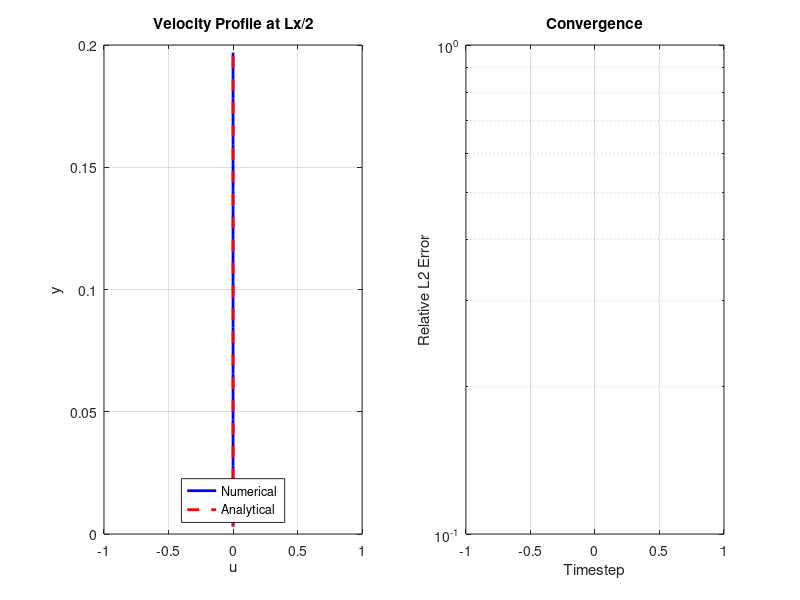

Write MATLAB code to recreate this figure. (Note: this script raises an error after producing the figure.)
clc; clear;

x=32;
y=32;
Lx=1;
Ly=.2;
dx=Lx/x;
dy=Ly/y;

visc=.05;
U0=10;                % Amplitude
f=5 ;               % Frequency (Hz)
omega=2*pi*f;     % Angular frequency

Ub=0;                 % Bottom wall velocity (stationary)

CFL=0.5;
dt1=1e6;
dt2=CFL*min(dx, dy)/abs(U0);
dt=0.9*min(dt1, dt2)


[X, Y]=meshgrid(dx/2:dx:Lx-dx/2, dy/2:dy:Ly-dy/2);

y_ib=Ly*ones(1, x);
x_ib=linspace(dx/2, Lx-dx/2, x);

u =zeros(y+2, x+2);
v =zeros(y+2, x+2);
ut=zeros(y+2, x+2);
vt=zeros(y+2, x+2);
p =zeros(y+2, x+2);

fx=zeros(y+2, x+2);
fy=zeros(y+2, x+2);

% Plot setup
figure;
subplot(1,2,1);
prof_line=plot(zeros(y,1), linspace(dy/2,Ly-dy/2,y), 'b-', 'LineWidth', 2); hold on;
anal_line=plot(zeros(y,1), linspace(dy/2,Ly-dy/2,y), 'r--', 'LineWidth', 2);
legend('Numerical','Analytical','Location','south');
xlabel('u'); ylabel('y'); title('Velocity Profile at Lx/2'); grid on;

subplot(1,2,2);
err_plot=semilogy(0,0,'k');
xlabel('Timestep'); ylabel('Relative L2 Error'); title('Convergence'); grid on;
tsteps=2000;
err_l2_hist=zeros(tsteps,1);


% 
% %Video setup
% k=VideoWriter('IBM_OscShearFlow.mp4', 'MPEG-4');
% k.FrameRate=10;
% open(k);

%Time loop
for n=1:tsteps
    time=n*dt;
    Ut=U0*sin(omega*time);
    u_desired=Ut*ones(size(x_ib));
    u_ib=interpolate(u, x_ib, y_ib, dx, dy);
    f_ib=(u_desired-u_ib)/dt;
    [fx, fy]=spreadf(f_ib, zeros(size(f_ib)), x_ib, y_ib, size(u), dx, dy);

    ut=u+dt*(visc*laplacian(u, dx, dy)+fx);
    vt=v+dt*(visc*laplacian(v, dx, dy)+fy);

    divut=(ut(2:end-1,3:end)-ut(2:end-1,2:end-1))/dx+(vt(3:end,2:end-1)-vt(2:end-1,2:end-1))/dy;
    rhs=divut/dt;
    [p,~]=sor_solver(p, rhs, Lx, Ly, x, y);

    u(2:end-1,2:end-1)=ut(2:end-1,2:end-1)-dt*(p(2:end-1,3:end)-p(2:end-1,2:end-1))/dx;
    v(2:end-1,2:end-1)=vt(2:end-1,2:end-1)-dt*(p(3:end,2:end-1)-p(2:end-1,2:end-1))/dy;

    u(end,:)=Ut;    % Top wall velocity
    u(1,:)  =Ub;    % Bottom wall stationary

    % Error analysis
    yc=linspace(dy/2, Ly-dy/2, y);
    uc=0.5*(u(2:end-1,2:end-1)+u(2:end-1,3:end));
    u_profile=mean(uc,2);
    ua=vel_anal(yc, time, U0, omega, visc);

    err=sqrt(sum((u_profile-ua').^2)/length(ua))/sqrt(sum(ua.^2)/length(ua));
    err_l2_hist(n)=err;

    % Plot
    if mod(n,10) == 0
        set(prof_line, 'XData', u_profile, 'YData', yc);
        set(anal_line, 'XData', ua, 'YData', yc);
        set(err_plot, 'XData', 1:n, 'YData', err_l2_hist(1:n));
        drawnow;


        %         % Save frame to video
        % frame=getframe(gcf);
        % writeVideo(k, frame);
    end
end


% %Close Video
% close(k);
% disp('Video saved as IBM_OscShearFlow.mp4');


function u_analytical=vel_anal(y, t, U0, omega, visc)
        alpha=sqrt(omega/(2*visc));
        Ly=y(end);
        y_from_top=Ly-y;
        u_analytical=U0*exp(-alpha*y_from_top) .* sin(omega*t-alpha*y_from_top);
end


function L=laplacian(f, dx, dy)
    L=zeros(size(f));
    L(2:end-1,2:end-1)=(f(2:end-1,3:end)-2*f(2:end-1,2:end-1)+f(2:end-1,1:end-2))/dx^2+ (f(3:end,2:end-1)-2*f(2:end-1,2:end-1)+f(1:end-2,2:end-1))/dy^2;
end

function u_ib=interpolate(u, x_ib, y_ib, dx, dy)
    u_ib=zeros(size(x_ib));
    for k=1:length(x_ib)
        i=floor(x_ib(k)/dx)+1;
        j=floor(y_ib(k)/dy)+1;
        wx=(x_ib(k)-(i-1)*dx)/dx;
        wy=(y_ib(k)-(j-1)*dy)/dy;
        u_ib(k)=(1-wx)*(1-wy)*u(j,i)+wx*(1-wy)*u(j,i+1)+(1-wx)*wy*u(j+1,i)+wx*wy*u(j+1,i+1);
    end
end

function [fx, fy]=spreadf(fx_ib, fy_ib, x_ib, y_ib, size_u, dx, dy)
    fx=zeros(size_u);
    fy=zeros(size_u);
    for k=1:length(x_ib)
        i=floor(x_ib(k)/dx)+1;
        j=floor(y_ib(k)/dy)+1;
        wx=(x_ib(k)-(i-1)*dx)/dx;
        wy=(y_ib(k)-(j-1)*dy)/dy;
        fx(j,i) =fx(j,i) +(1-wx)*(1-wy)*fx_ib(k);
        fx(j,i+1)=fx(j,i+1) +wx*(1-wy)*fx_ib(k);
        fx(j+1,i) =fx(j+1,i) +(1-wx)*wy*fx_ib(k);
        fx(j+1,i+1)=fx(j+1,i+1) +wx*wy*fx_ib(k);

        fy(j,i)=fy(j,i) +(1-wx)*(1-wy)*fy_ib(k);
        fy(j,i+1)=fy(j,i+1)+wx*(1-wy)*fy_ib(k);
        fy(j+1,i)=fy(j+1,i)+(1-wx)*wy*fy_ib(k);
        fy(j+1,i+1)  =fy(j+1,i+1)  +wx*wy*fy_ib(k);
    end
end

function [p, err]=sor_solver(p, rhs, Lx, Ly, Nx, Ny)
    dx=Lx/Nx;
    dy=Ly/Ny;
    B=1.9;
    tol=1e-10;
    maxit=8000;
    err=1e10;
    it=0;

    while err > tol && it < maxit
        p_old=p;
        for i=2:Nx+1
            for j=2:Ny+1
                if i < Nx+1 && j < Ny+1
                    p(j,i)=(1-B)*p(j,i)+B*0.5*((dy^2*(p(j,i+1)+p(j,i-1))+ dx^2*(p(j+1,i)+p(j-1,i))-dx^2*dy^2*rhs(j,i))/(2*(dx^2+dy^2)));
                end
            end
        end
        err=norm(p(:)-p_old(:), 2);
        it=it+1;
    end
end
